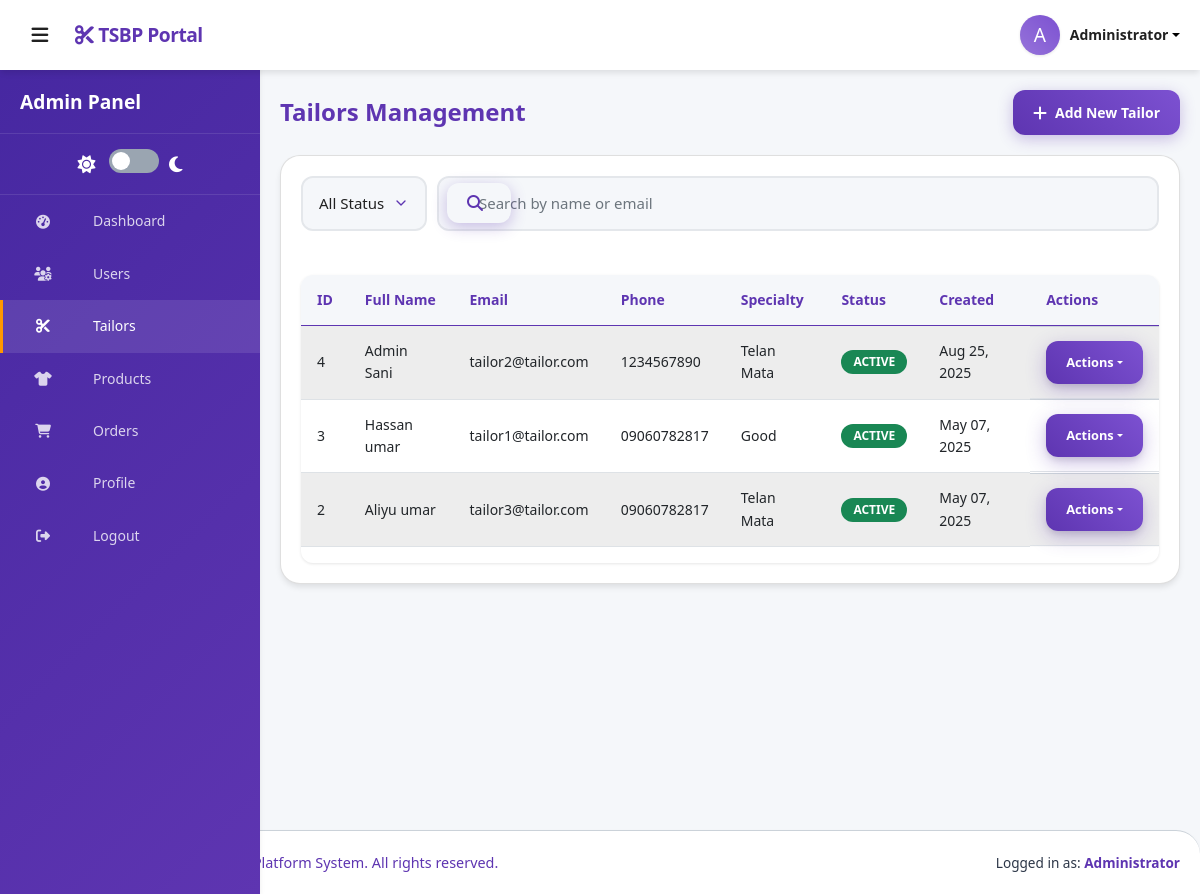
Page /admin/tailors.php (signed in) on the committed database.
### tables this page shows
CREATE TABLE `tailors` (
  `tailor_id` int(11) NOT NULL,
  `fullname` varchar(100) NOT NULL,
  `email` varchar(100) NOT NULL,
  `phone` varchar(20) NOT NULL,
  `password` varchar(255) NOT NULL,
  `address` text DEFAULT NULL,
  `specialty` varchar(100) DEFAULT NULL,
  `status` enum('active','inactive') DEFAULT 'active',
  `last_login` datetime DEFAULT NULL,
  `created_at` datetime DEFAULT current_timestamp()
);

### admin/tailors.php (the view, shortened to what this page needs)
<?php
require_once('functions/admin_functions.php');
$search = isset($_GET['search']) ? $_GET['search'] : '';
$page = isset($_GET['page']) ? (int)$_GET['page'] : 1;
$limit = 10;
$offset = ($page - 1) * $limit;
$query = "SELECT * FROM tailors";
$query .= " ORDER BY created_at DESC LIMIT $offset, $limit";
$result = $conn->query($query);
?>
<?php include 'includes/header.php';?>
<?php include 'includes/sidebar.php';?>
<main class="main-content">
    <div class="container">
        <div class="page-header">
            <h1>Tailors Management</h1>
            <div class="header-actions">
                <button type="button" class="btn btn-primary" data-bs-toggle="modal" data-bs-target="#addTailorModal">
                    <i class="fas fa-plus"></i> Add New Tailor
                </button>
            </div>
        </div>
        <div class="card">
            <div class="card-body">
                <div class="filters">
                    <form action="" method="GET" class="filter-form">
                        <div class="form-group">
                            <select name="status" class="form-control">
                                <option value="">All Status</option>
                            </select>
                        </div>
                        <div class="form-group search-group">
                            <input type="text" name="search" class="form-control" placeholder="Search by name or email" value="<?php echo htmlspecialchars($search); ?>">
                            <button type="submit" class="btn btn-primary">
                                <i class="fas fa-search"></i>
                            </button>
                        </div>
                    </form>
                </div>
                <div class="table-responsive">
                    <table class="table table-striped">
                        <thead>
                            <tr>
                                <th>ID</th>
                                <th>Full Name</th>
                                <th>Email</th>
                                <th>Phone</th>
                                <th>Specialty</th>
                                <th>Status</th>
                                <th>Created</th>
                                <th>Actions</th>
                            </tr>
                        </thead>
                        <tbody>
                            <?php if ($result->num_rows == 0): ?>
                                <tr>
                                    <td colspan="8" class="text-center">No tailors found</td>
                                </tr>
                            <?php else: ?>
                                <?php while ($row = $result->fetch_assoc()): ?>
                                    <tr>
                                        <td><?php echo $row['tailor_id']; ?></td>
                                        <td><?php echo htmlspecialchars($row['fullname']); ?></td>
                                        <td><?php echo htmlspecialchars($row['email']); ?></td>
                                        <td><?php echo htmlspecialchars($row['phone']); ?></td>
                                        <td><?php echo htmlspecialchars($row['specialty']); ?></td>
                                        <td>
                                            <span class="badge bg-<?php echo $row['status'] == 'active' ? 'success' : 'warning'; ?>">
                                                <?php echo ucfirst($row['status']); ?>
                                            </span>
                                        </td>
                                        <td><?php echo date('M d, Y', strtotime($row['created_at'])); ?></td>
                                        <td class="actions">
                                            <div class="dropdown">
                                                <button class="btn btn-sm btn-secondary dropdown-toggle" type="button" id="statusDropdown<?php echo $row['tailor_id']; ?>" data-bs-toggle="dropdown" aria-expanded="false">
                                                    Actions
                                                </button>
                                            </div>
                                        </td>
                                    </tr>
                                <?php endwhile; ?>
                            <?php endif; ?>
                        </tbody>
                    </table>
                </div>
            </div>
        </div>
    </div>
</main>
<?php include 'includes/footer.php'; ?>

### rows in the picture
tailors: tailor_id "4", fullname "Admin Sani", email "tailor2@tailor.com", phone "1234567890", specialty "Telan Mata", status "ACTIVE", created_at "Aug 25, 2025"
tailors: tailor_id "3", fullname "Hassan umar", email "tailor1@tailor.com", phone "09060782817", specialty "Good", status "ACTIVE", created_at "May 07, 2025"
tailors: tailor_id "2", fullname "Aliyu umar", email "tailor3@tailor.com", phone "09060782817", specialty "Telan Mata", status "ACTIVE", created_at "May 07, 2025"

### other values in the picture
substr($_SESSION['admin_name'], 0, 1) "A"
$_SESSION['admin_name'] "Administrator"
